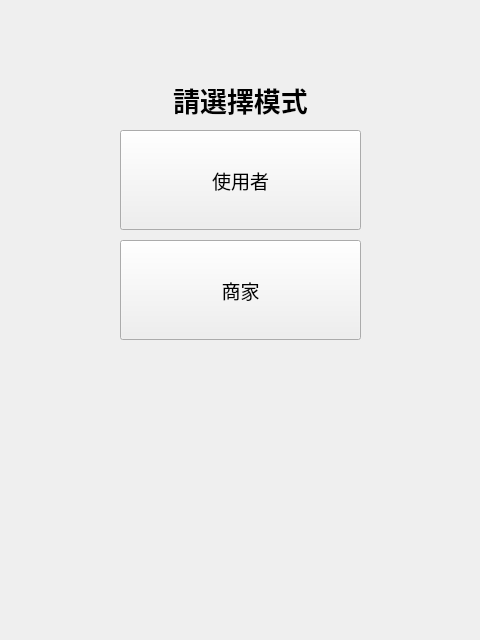
<?xml version="1.0" encoding="UTF-8"?>
<ui version="4.0">
 <class>Platform_Window</class>
 <widget class="QMainWindow" name="Platform_Window">
  <property name="geometry">
   <rect>
    <x>0</x>
    <y>0</y>
    <width>480</width>
    <height>640</height>
   </rect>
  </property>
  <property name="windowTitle">
   <string>MainWindow</string>
  </property>
  <widget class="QWidget" name="centralwidget">
   <widget class="QStackedWidget" name="stackedWidget">
    <property name="geometry">
     <rect>
      <x>0</x>
      <y>0</y>
      <width>480</width>
      <height>640</height>
     </rect>
    </property>
    <property name="sizePolicy">
     <sizepolicy hsizetype="Expanding" vsizetype="Expanding">
      <horstretch>0</horstretch>
      <verstretch>0</verstretch>
     </sizepolicy>
    </property>
    <property name="currentIndex">
     <number>0</number>
    </property>
    <widget class="QWidget" name="page_home">
     <widget class="QWidget" name="verticalLayoutWidget_2">
      <property name="geometry">
       <rect>
        <x>80</x>
        <y>30</y>
        <width>321</width>
        <height>591</height>
       </rect>
      </property>
      <layout class="QVBoxLayout" name="verticalLayout" stretch="0,0,0,0,0">
       <property name="spacing">
        <number>10</number>
       </property>
       <property name="sizeConstraint">
        <enum>QLayout::SetDefaultConstraint</enum>
       </property>
       <property name="leftMargin">
        <number>40</number>
       </property>
       <property name="rightMargin">
        <number>40</number>
       </property>
       <item>
        <spacer name="verticalSpacer_4">
         <property name="orientation">
          <enum>Qt::Vertical</enum>
         </property>
         <property name="sizeType">
          <enum>QSizePolicy::Fixed</enum>
         </property>
         <property name="sizeHint" stdset="0">
          <size>
           <width>20</width>
           <height>50</height>
          </size>
         </property>
        </spacer>
       </item>
       <item>
        <widget class="QLabel" name="label_2">
         <property name="font">
          <font>
           <family>微軟正黑體</family>
           <pointsize>20</pointsize>
           <weight>75</weight>
           <bold>true</bold>
          </font>
         </property>
         <property name="layoutDirection">
          <enum>Qt::LeftToRight</enum>
         </property>
         <property name="text">
          <string>請選擇模式</string>
         </property>
         <property name="alignment">
          <set>Qt::AlignCenter</set>
         </property>
        </widget>
       </item>
       <item>
        <widget class="QPushButton" name="pushButton_mode_user_A">
         <property name="enabled">
          <bool>true</bool>
         </property>
         <property name="sizePolicy">
          <sizepolicy hsizetype="Minimum" vsizetype="Expanding">
           <horstretch>0</horstretch>
           <verstretch>0</verstretch>
          </sizepolicy>
         </property>
         <property name="maximumSize">
          <size>
           <width>400</width>
           <height>100</height>
          </size>
         </property>
         <property name="font">
          <font>
           <family>微軟正黑體</family>
           <pointsize>14</pointsize>
          </font>
         </property>
         <property name="text">
          <string>使用者</string>
         </property>
         <property name="flat">
          <bool>false</bool>
         </property>
        </widget>
       </item>
       <item>
        <widget class="QPushButton" name="pushButton_mode_user_B">
         <property name="enabled">
          <bool>true</bool>
         </property>
         <property name="sizePolicy">
          <sizepolicy hsizetype="Minimum" vsizetype="Expanding">
           <horstretch>0</horstretch>
           <verstretch>0</verstretch>
          </sizepolicy>
         </property>
         <property name="maximumSize">
          <size>
           <width>400</width>
           <height>100</height>
          </size>
         </property>
         <property name="font">
          <font>
           <family>微軟正黑體</family>
           <pointsize>14</pointsize>
          </font>
         </property>
         <property name="cursor">
          <cursorShape>ArrowCursor</cursorShape>
         </property>
         <property name="text">
          <string>商家</string>
         </property>
         <property name="flat">
          <bool>false</bool>
         </property>
        </widget>
       </item>
       <item>
        <spacer name="verticalSpacer_3">
         <property name="orientation">
          <enum>Qt::Vertical</enum>
         </property>
         <property name="sizeHint" stdset="0">
          <size>
           <width>20</width>
           <height>40</height>
          </size>
         </property>
        </spacer>
       </item>
      </layout>
     </widget>
    </widget>
    <widget class="QWidget" name="page_platform">
     <widget class="QWidget" name="verticalLayoutWidget_3">
      <property name="geometry">
       <rect>
        <x>70</x>
        <y>10</y>
        <width>321</width>
        <height>591</height>
       </rect>
      </property>
      <layout class="QVBoxLayout" name="verticalLayout_2">
       <property name="spacing">
        <number>10</number>
       </property>
       <property name="sizeConstraint">
        <enum>QLayout::SetDefaultConstraint</enum>
       </property>
       <property name="leftMargin">
        <number>40</number>
       </property>
       <property name="rightMargin">
        <number>40</number>
       </property>
       <item>
        <spacer name="verticalSpacer_5">
         <property name="orientation">
          <enum>Qt::Vertical</enum>
         </property>
         <property name="sizeType">
          <enum>QSizePolicy::Fixed</enum>
         </property>
         <property name="sizeHint" stdset="0">
          <size>
           <width>20</width>
           <height>50</height>
          </size>
         </property>
        </spacer>
       </item>
       <item>
        <widget class="QLabel" name="label_3">
         <property name="font">
          <font>
           <family>微軟正黑體</family>
           <pointsize>20</pointsize>
           <weight>75</weight>
           <bold>true</bold>
          </font>
         </property>
         <property name="layoutDirection">
          <enum>Qt::LeftToRight</enum>
         </property>
         <property name="text">
          <string>請選擇平台</string>
         </property>
         <property name="alignment">
          <set>Qt::AlignCenter</set>
         </property>
        </widget>
       </item>
       <item>
        <widget class="QPushButton" name="pushButton_platform_google">
         <property name="enabled">
          <bool>true</bool>
         </property>
         <property name="sizePolicy">
          <sizepolicy hsizetype="Minimum" vsizetype="Expanding">
           <horstretch>0</horstretch>
           <verstretch>0</verstretch>
          </sizepolicy>
         </property>
         <property name="maximumSize">
          <size>
           <width>400</width>
           <height>100</height>
          </size>
         </property>
         <property name="font">
          <font>
           <family>微軟正黑體</family>
           <pointsize>14</pointsize>
          </font>
         </property>
         <property name="text">
          <string>GoogleMap</string>
         </property>
         <property name="flat">
          <bool>false</bool>
         </property>
        </widget>
       </item>
       <item>
        <widget class="QPushButton" name="pushButton_platform_panda">
         <property name="enabled">
          <bool>true</bool>
         </property>
         <property name="sizePolicy">
          <sizepolicy hsizetype="Minimum" vsizetype="Expanding">
           <horstretch>0</horstretch>
           <verstretch>0</verstretch>
          </sizepolicy>
         </property>
         <property name="maximumSize">
          <size>
           <width>400</width>
           <height>100</height>
          </size>
         </property>
         <property name="font">
          <font>
           <family>微軟正黑體</family>
           <pointsize>14</pointsize>
          </font>
         </property>
         <property name="cursor">
          <cursorShape>ArrowCursor</cursorShape>
         </property>
         <property name="text">
          <string>Foodpanda</string>
         </property>
         <property name="flat">
          <bool>false</bool>
         </property>
        </widget>
       </item>
       <item>
        <spacer name="verticalSpacer_6">
         <property name="orientation">
          <enum>Qt::Vertical</enum>
         </property>
         <property name="sizeHint" stdset="0">
          <size>
           <width>20</width>
           <height>40</height>
          </size>
         </property>
        </spacer>
       </item>
      </layout>
     </widget>
    </widget>
   </widget>
  </widget>
 </widget>
 <tabstops>
  <tabstop>pushButton_mode_user_A</tabstop>
  <tabstop>pushButton_mode_user_B</tabstop>
  <tabstop>pushButton_platform_google</tabstop>
  <tabstop>pushButton_platform_panda</tabstop>
 </tabstops>
 <resources/>
 <connections/>
</ui>
